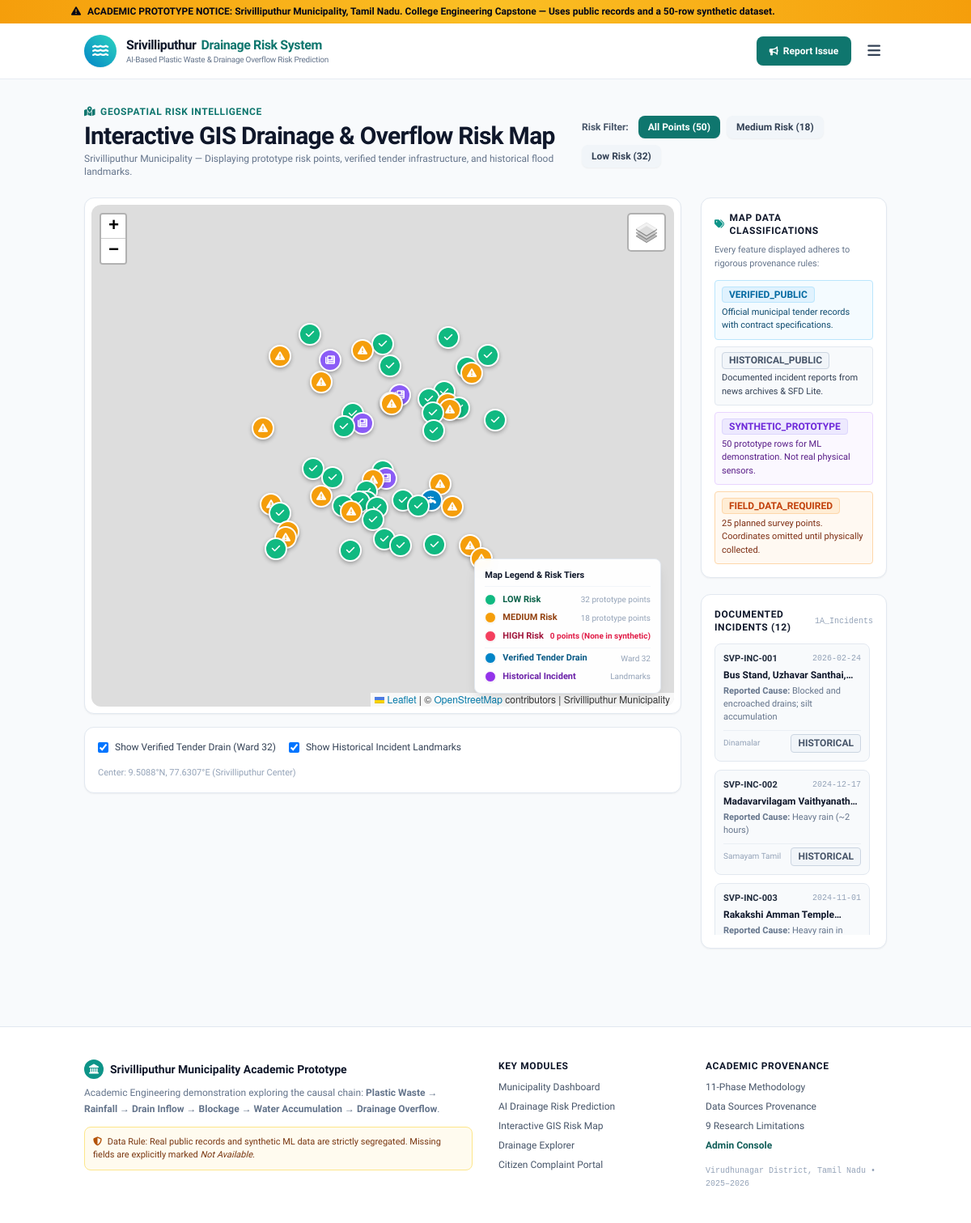
The page /map on the database its author committed.
### tables this page shows
CREATE TABLE incidents (
        id INTEGER PRIMARY KEY AUTOINCREMENT,
        incident_id TEXT UNIQUE NOT NULL,
        date TEXT NOT NULL,
        location_street_area TEXT NOT NULL,
        ward_no TEXT,
        incident_type TEXT NOT NULL,
        rainfall_mm TEXT,
        reported_cause TEXT,
        impact TEXT,
        source TEXT,
        source_url TEXT,
        data_source_type TEXT NOT NULL DEFAULT 'HISTORICAL_PUBLIC'
    );

### app.py (the view)
@app.route('/map')
def risk_map():
    conn = get_db()
    c = conn.cursor()
    c.execute("SELECT * FROM ml_dataset")
    synthetic_points = [dict(row) for row in c.fetchall()]
    c.execute("SELECT * FROM drains")
    verified_drains = [dict(row) for row in c.fetchall()]
    c.execute("SELECT * FROM incidents")
    incidents = [dict(row) for row in c.fetchall()]
    c.execute("SELECT * FROM field_surveys")
    surveys = [dict(row) for row in c.fetchall()]
    conn.close()
    return render_template('map.html',
                           synthetic_points=synthetic_points,
                           verified_drains=verified_drains,
                           incidents=incidents,
                           surveys=surveys)

### app.py (called while the page is built)
def get_db():
    conn = sqlite3.connect(str(DB_PATH))
    conn.row_factory = sqlite3.Row
    return conn

@app.context_processor
def inject_global_context():
    return {
        'project_title': 'AI-Based Plastic Waste & Drainage Overflow Risk Prediction System',
        'municipality_name': 'Srivilliputhur Municipality',
        'state_name': 'Tamil Nadu',
        'prototype_disclaimer': 'Academic Demonstration Prototype — Built using public municipal records and a 50-row synthetic ML dataset. Not an official municipal deployment.',
        'current_year': '2026'
    }

    def __call__(self, environ, start_response):
        path = environ.get('PATH_INFO', '')
        for entry in ['/api/index.py', '/api/index']:
            if path == entry:
                environ['PATH_INFO'] = '/'
                break
            elif path.startswith(entry + '/'):
                environ['PATH_INFO'] = path[len(entry):]
                break
        return self.wsgi_app(environ, start_response)

### templates/map.html (shortened to what this page needs)
{% extends "base.html" %}
{% block content %}
<div class="container mx-auto px-4 py-8">
  <div class="flex flex-col md:flex-row md:items-center justify-between gap-4 mb-6">
    <div>
      <div class="text-xs font-bold text-teal-700 uppercase tracking-wider mb-1 flex items-center gap-1.5">
        <i class="fa-solid fa-map-location-dot"></i> Geospatial Risk Intelligence
      </div>
      <h1 class="text-2xl md:text-3xl font-extrabold text-slate-900 tracking-tight">
        Interactive GIS Drainage & Overflow Risk Map
      </h1>
      <p class="text-xs text-slate-500 mt-0.5">
        Srivilliputhur Municipality — Displaying prototype risk points, verified tender infrastructure, and historical flood landmarks.
      </p>
    </div>
    <div class="flex flex-wrap items-center gap-2">
      <span class="text-xs font-semibold text-slate-600 mr-1">Risk Filter:</span>
      <button id="filter-all" class="filter-btn px-3 py-1.5 rounded-lg bg-teal-700 text-white text-xs font-semibold shadow-sm transition">
        All Points (50)
      </button>
      <button id="filter-medium" class="filter-btn px-3 py-1.5 rounded-lg bg-slate-100 text-slate-700 hover:bg-slate-200 text-xs font-semibold shadow-sm transition">
        Medium Risk (18)
      </button>
      <button id="filter-low" class="filter-btn px-3 py-1.5 rounded-lg bg-slate-100 text-slate-700 hover:bg-slate-200 text-xs font-semibold shadow-sm transition">
        Low Risk (32)
      </button>
    </div>
  </div>
  <div class="grid grid-cols-1 lg:grid-cols-12 gap-6">
    <div class="lg:col-span-9 space-y-4">
      <div class="bg-white border border-slate-200 rounded-xl p-2 shadow-sm relative">
        <div id="map" class="w-full rounded-lg" style="height: 620px; width: 100%; min-height: 520px; z-index: 1;"></div>
        <div class="absolute bottom-6 right-6 bg-white/95 backdrop-blur-sm border border-slate-200 rounded-lg p-3 shadow-lg z-[1000] text-[11px] max-w-xs">
          <div class="font-bold text-slate-900 mb-2 border-b border-slate-100 pb-1">Map Legend & Risk Tiers</div>
          <div class="space-y-1.5">
            <div class="flex items-center gap-2">
              <span class="w-3.5 h-3.5 rounded-full bg-emerald-500 border border-white shadow-sm inline-block"></span>
              <span class="font-semibold text-emerald-800">LOW Risk</span>
              <span class="text-[10px] text-slate-400 ml-auto">32 prototype points</span>
            </div>
            <div class="flex items-center gap-2">
              <span class="w-3.5 h-3.5 rounded-full bg-amber-500 border border-white shadow-sm inline-block"></span>
              <span class="font-semibold text-amber-800">MEDIUM Risk</span>
              <span class="text-[10px] text-slate-400 ml-auto">18 prototype points</span>
            </div>
            <div class="flex items-center gap-2">
              <span class="w-3.5 h-3.5 rounded-full bg-rose-500 border border-white shadow-sm inline-block"></span>
              <span class="font-semibold text-rose-800">HIGH Risk</span>
              <span class="text-[10px] text-rose-600 font-bold ml-auto">0 points (None in synthetic)</span>
            </div>
            <div class="flex items-center gap-2 pt-1 border-t border-slate-100">
              <span class="w-3.5 h-3.5 rounded-full bg-sky-600 border border-white shadow-sm inline-block"></span>
              <span class="font-semibold text-sky-800">Verified Tender Drain</span>
              <span class="text-[10px] text-slate-400 ml-auto">Ward 32</span>
            </div>
            <div class="flex items-center gap-2">
              <span class="w-3.5 h-3.5 rounded-full bg-purple-600 border border-white shadow-sm inline-block"></span>
              <span class="font-semibold text-purple-800">Historical Incident</span>
              <span class="text-[10px] text-slate-400 ml-auto">Landmarks</span>
            </div>
          </div>
        </div>
      </div>
      <div class="p-4 bg-white border border-slate-200 rounded-xl shadow-sm flex flex-wrap items-center justify-between gap-4 text-xs">
        <div class="flex items-center gap-4">
          <label class="inline-flex items-center gap-2 cursor-pointer">
            <input type="checkbox" id="toggle-verified" checked class="rounded border-slate-300 text-teal-600 focus:ring-teal-500">
            <span class="font-medium text-slate-700">Show Verified Tender Drain (Ward 32)</span>
          </label>
          <label class="inline-flex items-center gap-2 cursor-pointer">
            <input type="checkbox" id="toggle-incidents" checked class="rounded border-slate-300 text-teal-600 focus:ring-teal-500">
            <span class="font-medium text-slate-700">Show Historical Incident Landmarks</span>
          </label>
        </div>
        <div class="text-[11px] text-slate-400">
          Center: 9.5088°N, 77.6307°E (Srivilliputhur Center)
        </div>
      </div>
    </div>
    <div class="lg:col-span-3 space-y-5">
      <div class="bg-white border border-slate-200 rounded-xl p-4 shadow-sm">
        <h3 class="text-xs font-bold text-slate-900 uppercase tracking-wider mb-2 flex items-center gap-1.5">
          <i class="fa-solid fa-tags text-teal-600"></i> Map Data Classifications
        </h3>
        <p class="text-[11px] text-slate-500 mb-3">Every feature displayed adheres to rigorous provenance rules:</p>
        <div class="space-y-2 text-[11px]">
          <div class="p-2 bg-sky-50/70 border border-sky-200 rounded">
            <span class="badge-status-verified">VERIFIED_PUBLIC</span>
            <div class="text-sky-900 mt-1">Official municipal tender records with contract specifications.</div>
          </div>
          <div class="p-2 bg-slate-50 border border-slate-200 rounded">
            <span class="badge-status-historical">HISTORICAL_PUBLIC</span>
            <div class="text-slate-700 mt-1">Documented incident reports from news archives & SFD Lite.</div>
          </div>
          <div class="p-2 bg-purple-50/70 border border-purple-200 rounded">
            <span class="badge-status-synthetic">SYNTHETIC_PROTOTYPE</span>
            <div class="text-purple-900 mt-1">50 prototype rows for ML demonstration. Not real physical sensors.</div>
          </div>
          <div class="p-2 bg-orange-50/70 border border-orange-200 rounded">
            <span class="badge-status-field-required">FIELD_DATA_REQUIRED</span>
            <div class="text-orange-900 mt-1">25 planned survey points. Coordinates omitted until physically collected.</div>
          </div>
        </div>
      </div>
      <div class="bg-white border border-slate-200 rounded-xl p-4 shadow-sm">
        <div class="flex items-center justify-between mb-3">
          <h3 class="text-xs font-bold text-slate-900 uppercase tracking-wider">
            Documented Incidents (12)
          </h3>
          <span class="text-[10px] text-slate-400 font-mono">1A_Incidents</span>
        </div>
        <div class="space-y-2.5 max-h-[360px] overflow-y-auto pr-1 text-xs">
          {% for inc in incidents %}
          <div class="p-2.5 bg-slate-50 hover:bg-teal-50/40 border border-slate-200 rounded-lg transition">
            <div class="flex items-center justify-between text-[11px] mb-1">
              <span class="font-bold text-slate-800">{{ inc.incident_id }}</span>
              <span class="text-slate-400 font-mono text-[10px]">{{ inc.date }}</span>
            </div>
            <div class="font-semibold text-slate-900 text-xs line-clamp-1">{{ inc.location_street_area }}</div>
            <div class="text-[11px] text-slate-500 mt-1">
              <strong>Reported Cause:</strong> {{ inc.reported_cause if inc.reported_cause != 'NOT_AVAILABLE' else 'Not Available / Not Stated' }}
            </div>
            <div class="flex items-center justify-between mt-2 pt-1 border-t border-slate-200/60 text-[10px]">
              <span class="text-slate-400">{{ inc.source }}</span>
              <span class="badge-status-historical">HISTORICAL</span>
            </div>
          </div>
          {% endfor %}
        </div>
      </div>
    </div>
  </div>
</div>
{% endblock %}

### static/css/custom.css (style rules this page uses)
body { font-family: 'Plus Jakarta Sans', 'Inter', sans-serif; background-color: #f8fafc; color: #1e293b; }
code, pre, .font-mono { font-family: 'JetBrains Mono', monospace; }
.badge-status-verified { background-color: #e0f2fe; color: #0369a1; border: 1px solid #bae6fd; font-weight: 600; font-size: 0.75rem; padding: 0.15rem 0.5rem; border-radius: 0.25rem; }
.badge-status-historical { background-color: #f1f5f9; color: #475569; border: 1px solid #cbd5e1; font-weight: 600; font-size: 0.75rem; padding: 0.15rem 0.5rem; border-radius: 0.25rem; }
.badge-status-synthetic { background-color: #ede9fe; color: #6d28d9; border: 1px solid #ddd6fe; font-weight: 600; font-size: 0.75rem; padding: 0.15rem 0.5rem; border-radius: 0.25rem; }
.badge-status-field-required { background-color: #ffedd5; color: #c2410c; border: 1px solid #fed7aa; font-weight: 600; font-size: 0.75rem; padding: 0.15rem 0.5rem; border-radius: 0.25rem; }
#map { min-height: 580px; border-radius: 0.75rem; z-index: 10; }

### rows shown on the page
incidents: incident_id "SVP-INC-001", date "2026-02-24", location_street_area "Bus Stand, Uzhavar…", reported_cause "Blocked and encroached drains; silt accumulation", source "Dinamalar"
incidents: incident_id "SVP-INC-002", date "2024-12-17", location_street_area "Madavarvilagam…", reported_cause "Heavy rain (~2 hours)", source "Samayam Tamil"
incidents: incident_id "SVP-INC-003", date "2024-11-01", location_street_area "Rakakshi Amman…", reported_cause "Heavy rain in…"
